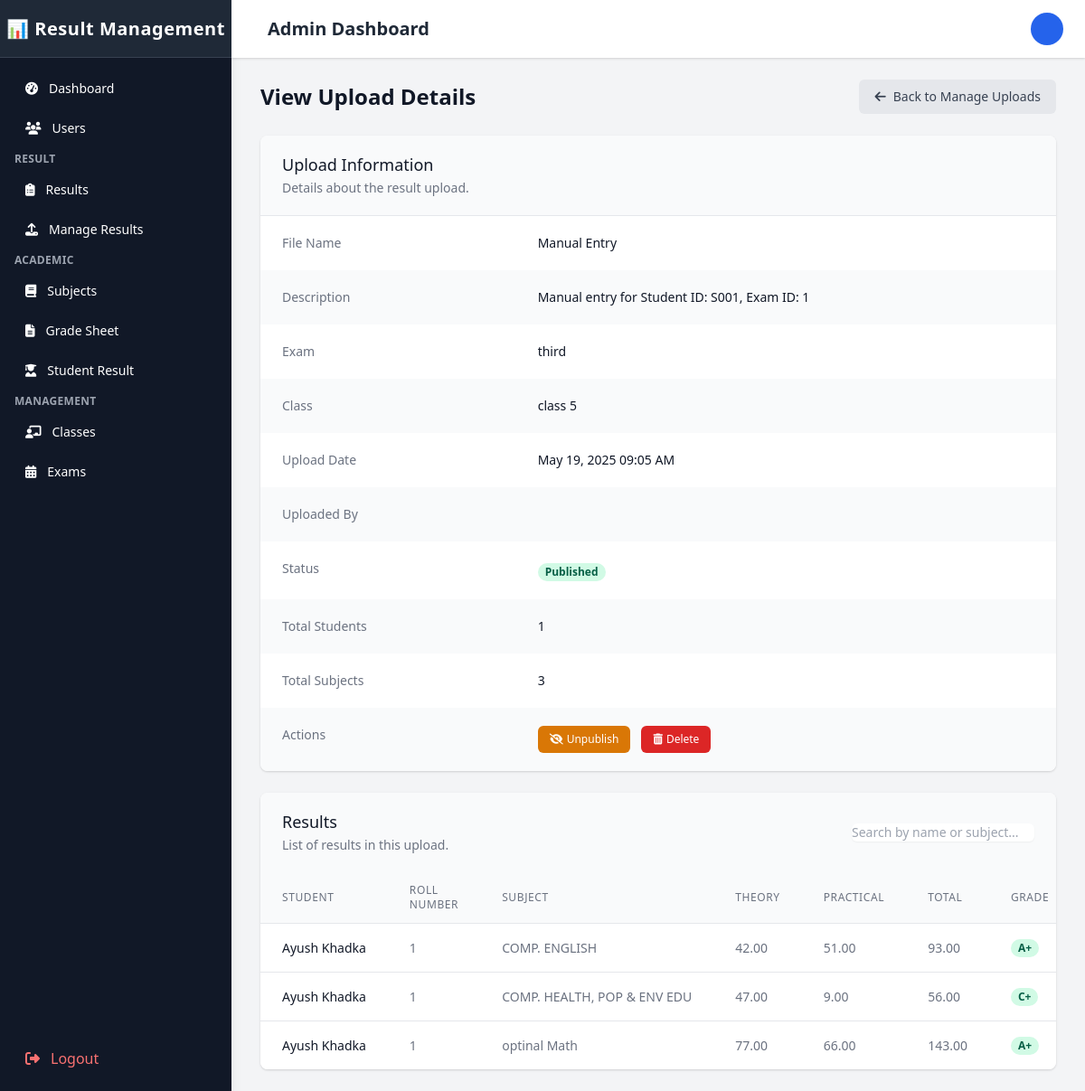
The app's page /Admin/view_upload.php?id=42 (signed in), older data.
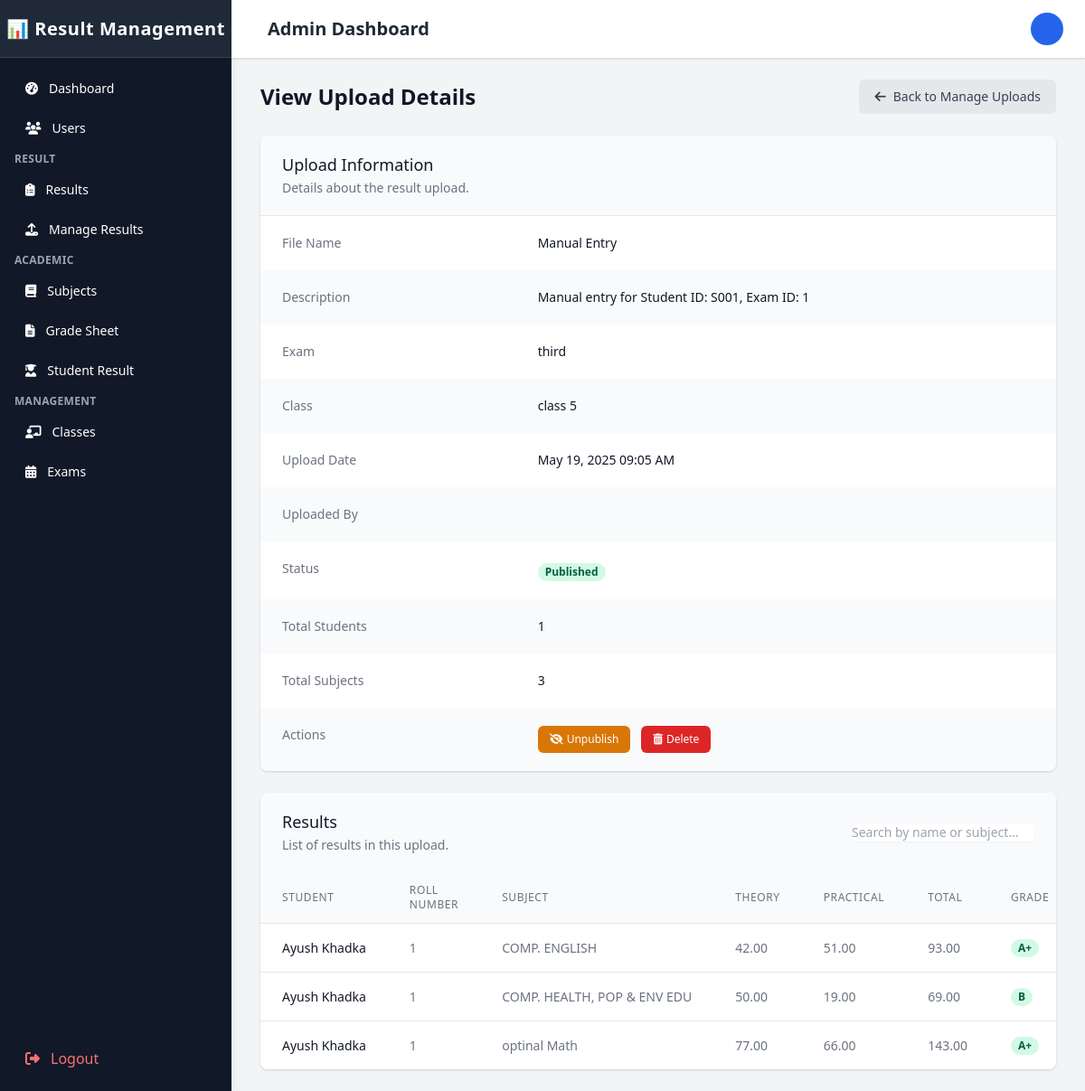
The same page, newer data.
### tables this page shows
CREATE TABLE `results` (
  `result_id` int(11) NOT NULL,
  `student_id` varchar(20) NOT NULL,
  `subject_id` varchar(20) NOT NULL,
  `exam_id` int(11) DEFAULT NULL,
  `theory_marks` decimal(5,2) DEFAULT NULL CHECK (`theory_marks` between 0 and 100),
  `practical_marks` decimal(5,2) DEFAULT NULL CHECK (`practical_marks` between 0 and 100),
  `credit_hours` decimal(3,1) NOT NULL DEFAULT 1.0,
  `grade` varchar(5) DEFAULT NULL,
  `gpa` decimal(3,2) DEFAULT NULL,
  `remarks` text DEFAULT NULL,
  `upload_id` int(11) DEFAULT NULL COMMENT 'Reference to result_uploads table for batch uploads',
  `batch_id` int(11) DEFAULT NULL COMMENT 'ID for grouping batch entries',
  `status` enum('pending','published','withheld') NOT NULL DEFAULT 'pending',
  `status_changed_at` timestamp NULL DEFAULT NULL,
  `status_changed_by` int(11) DEFAULT NULL,
  `created_by` int(11) DEFAULT NULL COMMENT 'User ID who created the result',
  `updated_by` int(11) DEFAULT NULL COMMENT 'User ID who last updated the result',
  `created_at` timestamp NOT NULL DEFAULT current_timestamp(),
  `updated_at` timestamp NOT NULL DEFAULT current_timestamp() ON UPDATE current_timestamp(),
  `is_published` tinyint(1) NOT NULL DEFAULT 0,
  `percentage` decimal(5,2) NOT NULL DEFAULT 0.00,
  `is_pass` tinyint(1) NOT NULL DEFAULT 0,
  `total_marks` decimal(10,2) NOT NULL DEFAULT 0.00,
  `marks_obtained` decimal(10,2) NOT NULL DEFAULT 0.00
);

CREATE TABLE `users` (
  `user_id` int(11) NOT NULL,
  `username` varchar(50) NOT NULL,
  `password` varchar(255) NOT NULL,
  `full_name` varchar(100) NOT NULL,
  `email` varchar(100) NOT NULL,
  `gender` enum('male','female','other') DEFAULT NULL,
  `role` enum('admin','teacher','student') NOT NULL,
  `status` enum('active','inactive','pending','locked') DEFAULT 'active',
  `profile_image` varchar(255) DEFAULT NULL,
  `last_login` datetime DEFAULT NULL,
  `failed_login_attempts` int(11) NOT NULL DEFAULT 0,
  `last_failed_login` datetime DEFAULT NULL,
  `password_reset_token` varchar(100) DEFAULT NULL,
  `password_reset_expires` datetime DEFAULT NULL,
  `email_verified` tinyint(1) NOT NULL DEFAULT 0,
  `email_verification_token` varchar(100) DEFAULT NULL,
  `created_at` timestamp NOT NULL DEFAULT current_timestamp(),
  `updated_at` timestamp NOT NULL DEFAULT current_timestamp() ON UPDATE current_timestamp(),
  `phone` varchar(20) DEFAULT NULL,
  `address` varchar(255) DEFAULT NULL
);

CREATE TABLE `students` (
  `student_id` varchar(20) NOT NULL,
  `user_id` int(11) NOT NULL,
  `roll_number` varchar(20) NOT NULL,
  `registration_number` varchar(30) NOT NULL,
  `class_id` int(11) DEFAULT NULL,
  `batch_year` year(4) NOT NULL,
  `date_of_birth` date DEFAULT NULL,
  `gender` enum('male','female','other') DEFAULT NULL,
  `address` text DEFAULT NULL,
  `phone` varchar(20) DEFAULT NULL,
  `parent_name` varchar(100) DEFAULT NULL,
  `parent_phone` varchar(20) DEFAULT NULL,
  `parent_email` varchar(100) DEFAULT NULL,
  `is_active` tinyint(1) NOT NULL DEFAULT 1,
  `created_at` timestamp NOT NULL DEFAULT current_timestamp(),
  `updated_at` timestamp NOT NULL DEFAULT current_timestamp() ON UPDATE current_timestamp(),
  `section_id` int(11) DEFAULT NULL
);

CREATE TABLE `subjects` (
  `subject_id` varchar(20) NOT NULL,
  `subject_name` varchar(100) NOT NULL,
  `subject_code` varchar(20) DEFAULT NULL,
  `description` text DEFAULT NULL,
  `full_marks_theory` decimal(5,2) NOT NULL DEFAULT 100.00,
  `full_marks_practical` decimal(5,2) NOT NULL DEFAULT 0.00,
  `pass_marks_theory` decimal(5,2) NOT NULL DEFAULT 40.00,
  `pass_marks_practical` decimal(5,2) NOT NULL DEFAULT 0.00,
  `credit_hours` decimal(3,1) NOT NULL DEFAULT 1.0,
  `is_optional` tinyint(1) NOT NULL DEFAULT 0,
  `is_active` tinyint(1) NOT NULL DEFAULT 1,
  `created_at` timestamp NOT NULL DEFAULT current_timestamp(),
  `updated_at` timestamp NOT NULL DEFAULT current_timestamp() ON UPDATE current_timestamp()
);

### Admin/view_upload.php (the view, shortened to what the changed rows need)
<?php
$upload_id = $_GET['id'];
$conn = new mysqli('localhost', 'root', '', 'result_management');
$stmt = $conn->prepare("
    SELECT ru.*, u.full_name as uploaded_by_name, e.exam_name, c.class_name, c.section
    FROM result_uploads ru
    LEFT JOIN users u ON ru.uploaded_by = u.user_id
    LEFT JOIN exams e ON ru.exam_id = e.exam_id
    LEFT JOIN classes c ON ru.class_id = c.class_id
    WHERE ru.id = ?
");
$stmt->bind_param("i", $upload_id);
$stmt->execute();
$upload = $stmt->get_result()->fetch_assoc();
$stmt = $conn->prepare("
    SELECT r.*, s.subject_name, st.roll_number, u.full_name as student_name
    FROM results r
    JOIN subjects s ON r.subject_id = s.subject_id
    JOIN students st ON r.student_id = st.student_id
    JOIN users u ON st.user_id = u.user_id
    WHERE r.upload_id = ?
    ORDER BY u.full_name, s.subject_name
");
$stmt->bind_param("i", $upload_id);
$stmt->execute();
$results = $stmt->get_result();
?>
<!DOCTYPE html>
<html lang="en">
<head>
    <link rel="stylesheet" href="https://cdnjs.cloudflare.com/ajax/libs/font-awesome/6.4.0/css/all.min.css">
    <script src="https://cdn.tailwindcss.com"></script>
</head>
<body class="bg-gray-100">
    <div class="flex h-screen overflow-hidden">
        <?php include 'sidebar.php'; ?>
        <div class="flex flex-col flex-1 w-0 overflow-hidden">
            <?php include 'topBar.php'; ?>
            <main class="flex-1 relative overflow-y-auto focus:outline-none">
                <div class="py-6">
                    <div class="max-w-7xl mx-auto px-4 sm:px-6 md:px-8">
                        <div class="flex items-center justify-between mb-6">
                            <h1 class="text-2xl font-semibold text-gray-900">View Upload Details</h1>
                        </div>
                        <div class="bg-white shadow overflow-hidden sm:rounded-lg">
                            <div class="overflow-x-auto">
                                <table class="min-w-full divide-y divide-gray-200">
                                    <thead class="bg-gray-50">
                                        <tr>
                                            <th scope="col" class="px-6 py-3 text-left text-xs font-medium text-gray-500 uppercase tracking-wider">Student</th>
                                            <th scope="col" class="px-6 py-3 text-left text-xs font-medium text-gray-500 uppercase tracking-wider">Roll Number</th>
                                            <th scope="col" class="px-6 py-3 text-left text-xs font-medium text-gray-500 uppercase tracking-wider">Subject</th>
                                            <th scope="col" class="px-6 py-3 text-left text-xs font-medium text-gray-500 uppercase tracking-wider">Theory</th>
                                            <th scope="col" class="px-6 py-3 text-left text-xs font-medium text-gray-500 uppercase tracking-wider">Practical</th>
                                            <th scope="col" class="px-6 py-3 text-left text-xs font-medium text-gray-500 uppercase tracking-wider">Total</th>
                                            <th scope="col" class="px-6 py-3 text-left text-xs font-medium text-gray-500 uppercase tracking-wider">Grade</th>
                                        </tr>
                                    </thead>
                                    <tbody class="bg-white divide-y divide-gray-200" id="resultsTableBody">
                                        <?php if ($results && $results->num_rows > 0): ?>
                                            <?php while ($row = $results->fetch_assoc()): ?>
                                                <?php
                                                $total = $row['theory_marks'] + $row['practical_marks'];
                                                $percentage = ($total / 100) * 100;
                                                if ($percentage >= 90) {
                                                    $grade = 'A+';
                                                    $gradeClass = 'bg-green-100 text-green-800';
                                                } elseif ($percentage >= 80) {
                                                    $grade = 'A';
                                                    $gradeClass = 'bg-green-100 text-green-800';
                                                } elseif ($percentage >= 70) {
                                                    $grade = 'B+';
                                                    $gradeClass = 'bg-green-100 text-green-800';
                                                } elseif ($percentage >= 60) {
                                                    $grade = 'B';
                                                    $gradeClass = 'bg-green-100 text-green-800';
                                                } elseif ($percentage >= 50) {
                                                    $grade = 'C+';
                                                    $gradeClass = 'bg-green-100 text-green-800';
                                                } elseif ($percentage >= 40) {
                                                    $grade = 'C';
                                                    $gradeClass = 'bg-green-100 text-green-800';
                                                } elseif ($percentage >= 33) {
                                                    $grade = 'D';
                                                    $gradeClass = 'bg-yellow-100 text-yellow-800';
                                                } else {
                                                    $grade = 'F';
                                                    $gradeClass = 'bg-red-100 text-red-800';
                                                }
                                                ?>
                                                <tr class="result-row">
                                                    <td class="px-6 py-4 whitespace-nowrap text-sm font-medium text-gray-900"><?php echo htmlspecialchars($row['student_name']); ?></td>
                                                    <td class="px-6 py-4 whitespace-nowrap text-sm text-gray-500"><?php echo htmlspecialchars($row['roll_number']); ?></td>
                                                    <td class="px-6 py-4 whitespace-nowrap text-sm text-gray-500"><?php echo htmlspecialchars($row['subject_name']); ?></td>
                                                    <td class="px-6 py-4 whitespace-nowrap text-sm text-gray-500"><?php echo number_format($row['theory_marks'], 2); ?></td>
                                                    <td class="px-6 py-4 whitespace-nowrap text-sm text-gray-500"><?php echo number_format($row['practical_marks'], 2); ?></td>
                                                    <td class="px-6 py-4 whitespace-nowrap text-sm text-gray-500"><?php echo number_format($total, 2); ?></td>
                                                    <td class="px-6 py-4 whitespace-nowrap text-sm text-gray-500">
                                                        <span class="px-2 inline-flex text-xs leading-5 font-semibold rounded-full <?php echo $gradeClass; ?>">
                                                            <?php echo $grade; ?>
                                                        </span>
                                                    </td>
                                                </tr>
                                            <?php endwhile; ?>
                                        <?php else: ?>
                                            <tr>
                                                <td colspan="7" class="px-6 py-4 whitespace-nowrap text-sm text-gray-500 text-center">No results found for this upload.</td>
                                            </tr>
                                        <?php endif; ?>
                                    </tbody>
                                </table>
                            </div>
                        </div>
                    </div>
                </div>
            </main>
        </div>
    </div>
</body>
</html>

Row changes from the older to the newer data that the page shows:
changed results "COMP. HEALTH, POP & ENV EDU": theory_marks "47.00" → "50.00"; practical_marks "9.00" → "19.00"; total "56.00" → "69.00"; grade "C+" → "B"
